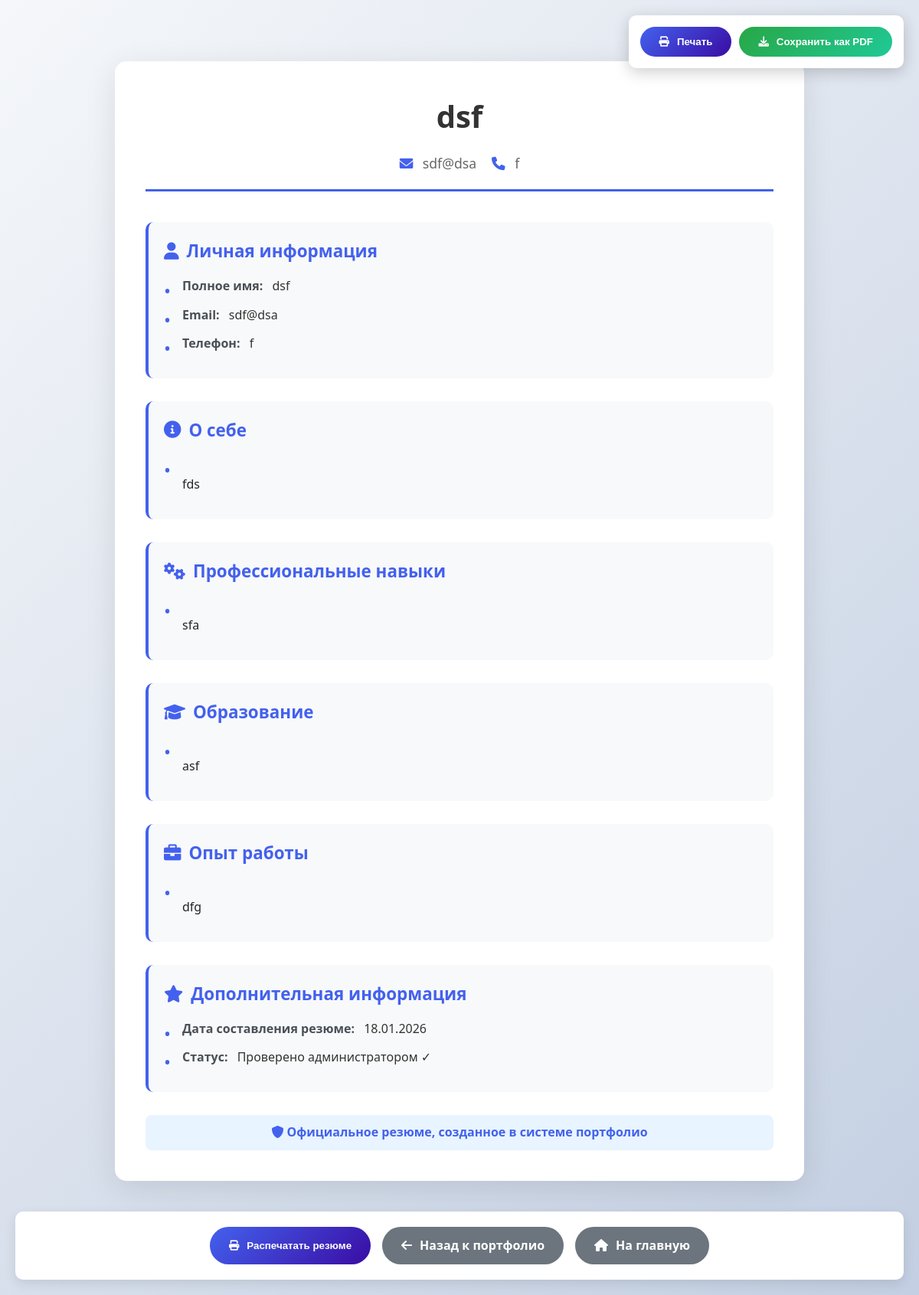
The app's page /user/generate_resume (signed in), older data.
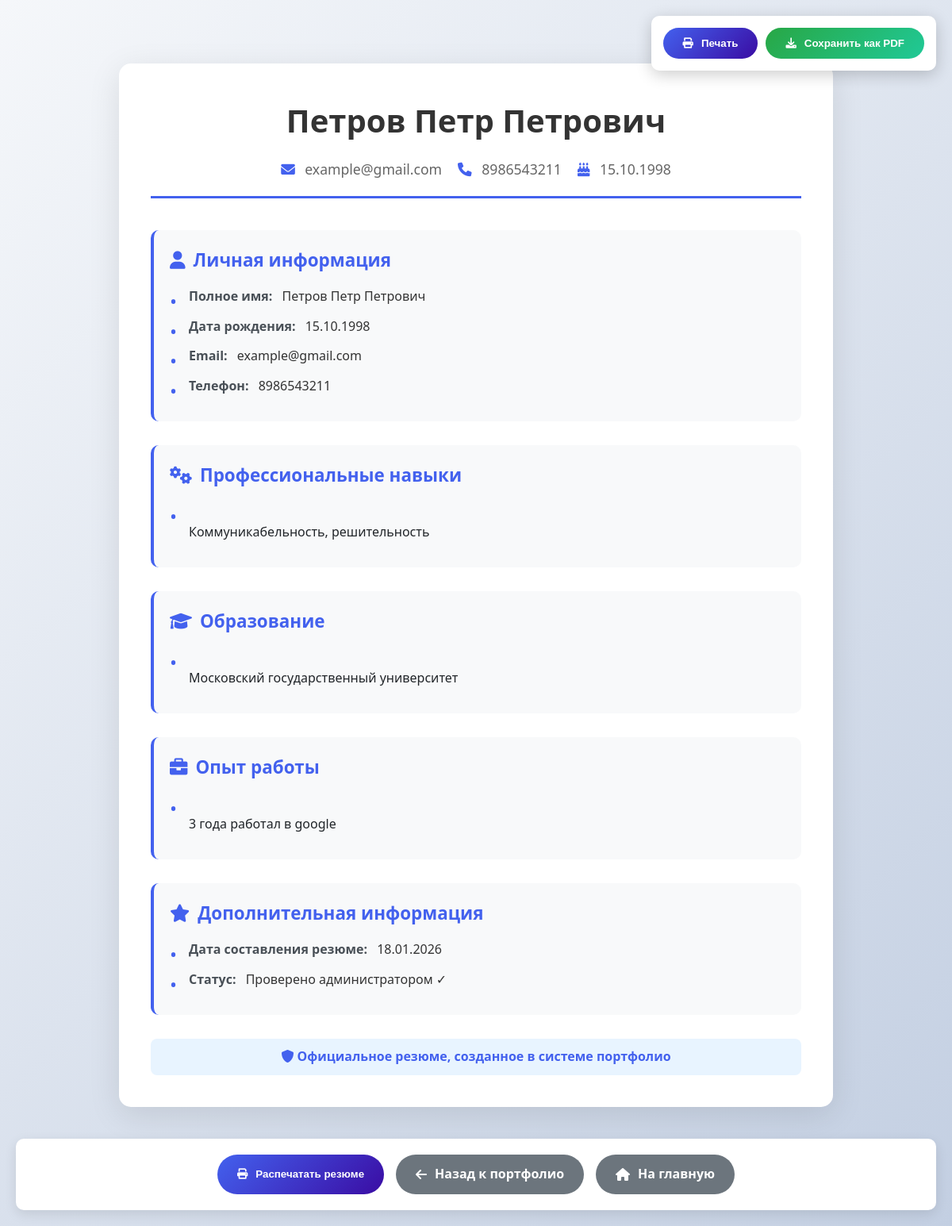
The same page, newer data.
### tables this page shows
CREATE TABLE user_profiles (
        id INTEGER PRIMARY KEY AUTOINCREMENT,
        user_id INTEGER,
        full_name TEXT,
        email TEXT,
        phone TEXT,
        bio TEXT,
        skills TEXT,
        experience TEXT,
        education TEXT,
        is_completed BOOLEAN DEFAULT FALSE, birth_date TEXT,
        FOREIGN KEY (user_id) REFERENCES users (id)
    );

### main.py (the view)
@app.route('/user/generate_resume')
def generate_resume():
    if 'username' not in session:
        return redirect('/login')
    try:
        connection = get_db_connection()
        profile = connection.execute('''
            SELECT * FROM user_profiles
            WHERE user_id = ? AND is_completed = TRUE
        ''', (session['user_id'],)).fetchone()
        connection.close()
    except Exception as e:
        print(f"Ошибка получения профиля: {e}")
        profile = None
    if not profile:
        flash('Ваше портфолио еще не проверено администратором или не заполнено.', 'warning')
        return redirect('/user')
    return render_template('resume.html',
                         username=session['username'],
                         profile=profile,
                         now=datetime.now())

### main.py (called while the page is built)
def get_db_connection():
    database_url = os.environ.get('DATABASE_URL')
    if database_url and database_url.startswith('postgresql://'):
        pass
    conn = sqlite3.connect('users.db')
    conn.row_factory = sqlite3.Row
    return conn

### templates/resume.html (shortened to what the changed rows need)
<!DOCTYPE html>
<html lang="ru">
<head>
    <link href="{{ url_for('static', filename='css/style.css') }}" rel="stylesheet">
    <link rel="stylesheet" href="https://cdnjs.cloudflare.com/ajax/libs/font-awesome/6.0.0/css/all.min.css">
</head>
<body class="resume-fullpage">
    <div class="container">
        <div class="resume-container">
            <div class="resume-header">
                <h1 class="display-4">{{ profile.full_name }}</h1>
                <div class="contact-info">
                    {% if profile.email %}
                    <div>
                        <i class="fas fa-envelope"></i>
                        <span>{{ profile.email }}</span>
                    </div>
                    {% endif %}
                    {% if profile.phone %}
                    <div>
                        <i class="fas fa-phone"></i>
                        <span>{{ profile.phone }}</span>
                    </div>
                    {% endif %}
                    {% if profile.birth_date %}
                    <div>
                        <i class="fas fa-birthday-cake"></i>
                        {% set birth_date = profile.birth_date.split('-') %}
                        <span>{{ birth_date[2] }}.{{ birth_date[1] }}.{{ birth_date[0] }}</span>
                    </div>
                    {% endif %}
                </div>
            </div>
            <div class="resume-section">
                <div class="resume-item">
                    <span class="resume-label">Полное имя:</span>
                    <span class="resume-content">{{ profile.full_name }}</span>
                </div>
                {% if profile.birth_date %}
                <div class="resume-item">
                    <span class="resume-label">Дата рождения:</span>
                    <span class="resume-content">
                        {% set birth_date = profile.birth_date.split('-') %}
                        {{ birth_date[2] }}.{{ birth_date[1] }}.{{ birth_date[0] }}
                    </span>
                </div>
                {% endif %}
                {% if profile.email %}
                <div class="resume-item">
                    <span class="resume-label">Email:</span>
                    <span class="resume-content">{{ profile.email }}</span>
                </div>
                {% endif %}
                {% if profile.phone %}
                <div class="resume-item">
                    <span class="resume-label">Телефон:</span>
                    <span class="resume-content">{{ profile.phone }}</span>
                </div>
                {% endif %}
            </div>
            {% if profile.bio %}
            <div class="resume-section">
                <h3><i class="fas fa-info-circle"></i> О себе</h3>
                <div class="resume-item multi-line">
                    {{ profile.bio }}
                </div>
            </div>
            {% endif %}
            {% if profile.skills %}
            <div class="resume-section">
                <h3><i class="fas fa-cogs"></i> Профессиональные навыки</h3>
                <div class="resume-item multi-line">
                    {{ profile.skills }}
                </div>
            </div>
            {% endif %}
            {% if profile.education %}
            <div class="resume-section">
                <h3><i class="fas fa-graduation-cap"></i> Образование</h3>
                <div class="resume-item multi-line">
                    {{ profile.education }}
                </div>
            </div>
            {% endif %}
            {% if profile.experience %}
            <div class="resume-section">
                <h3><i class="fas fa-briefcase"></i> Опыт работы</h3>
                <div class="resume-item multi-line">
                    {{ profile.experience }}
                </div>
            </div>
            {% endif %}
        </div>
    </div>
</body>
</html>

Row changes from the older to the newer data that the page shows:
changed user_profiles: full_name "dsf" → "Петров Петр Петрович"; email "sdf@dsa" → "example@gmail.com"; phone "f" → "8986543211"; birth_date empty → "1998-10-15" (drawn); skills "sfa" → "Коммуникабельность, решительность"; education "asf" → "Московский государственный университет"; experience "dfg" → "3 года работал в google"; bio "fds" → (not shown)
Text that changed along with them:
{{ birth_date[2] }}: (not shown) → "15"
{{ birth_date[1] }}: (not shown) → "10"
{{ birth_date[0] }}: (not shown) → "1998"
text no longer shown: "О себе"
text now shown: ". . Дата рождения: . ."
